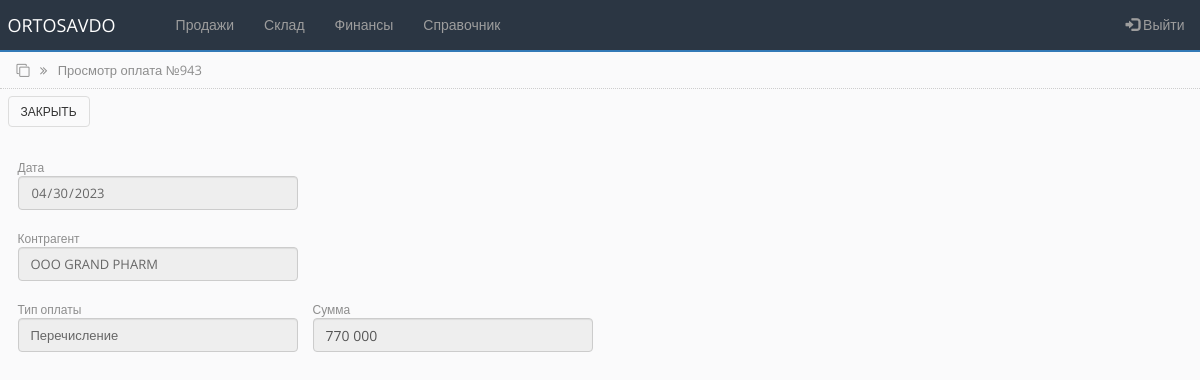
Screenshot of /prepayment_view.php?id=943 (signed in) with the database file from the repository.
### tables this page shows
CREATE TABLE `debts` (
  `id` int(50) NOT NULL,
  `id_counterpartie` int(11) NOT NULL,
  `order_id` int(50) DEFAULT NULL,
  `return_id` int(100) DEFAULT NULL,
  `debt` int(100) NOT NULL DEFAULT '0',
  `main_prepayment` int(11) NOT NULL DEFAULT '0',
  `prepayment` int(250) NOT NULL DEFAULT '0',
  `payment_type` varchar(50) NOT NULL DEFAULT 'Перечисление',
  `order_date` timestamp NOT NULL DEFAULT CURRENT_TIMESTAMP ON UPDATE CURRENT_TIMESTAMP,
  `sts` int(50) DEFAULT '0',
  `del` int(10) NOT NULL DEFAULT '0'
);

CREATE TABLE `counterparties_tbl` (
  `id` int(255) NOT NULL,
  `name` varchar(250) NOT NULL,
  `alternative_name` varchar(250) NOT NULL,
  `inn` varchar(255) NOT NULL,
  `nds` varchar(255) NOT NULL,
  `raschetny_schet` varchar(255) NOT NULL,
  `mfo` varchar(100) NOT NULL,
  `address` varchar(250) NOT NULL,
  `contact` varchar(250) NOT NULL,
  `director` varchar(250) NOT NULL,
  `accountant` varchar(250) NOT NULL,
  `sts` int(10) NOT NULL DEFAULT '1'
);

### bot_lib.php (called while the page is built, shortened)
<?php
function get_contractor($connect, $contractor_id){
	$query = "SELECT * FROM counterparties_tbl WHERE id='$contractor_id'";
	$result = mysqli_query($connect, $query);
	$contractor = mysqli_fetch_assoc($result);
	return $contractor;
}
?>

### prepayment_view.php (the view, shortened to what this page needs)
<?php
include('settings.php');
include('bot_lib.php');
if (isset($_GET['id'])) {
    $id = $_GET['id'];
    $query = "SELECT * FROM debts WHERE id='$id'";
    $rs_result = mysqli_query ($connect, $query);
    $res = mysqli_fetch_assoc($rs_result);
    $date = date('Y-m-d', strtotime($res['order_date']));
}
?>
<!DOCTYPE html>
<html lang="ru">
<head>
    <link rel="stylesheet" href="https://maxcdn.bootstrapcdn.com/bootstrap/3.4.1/css/bootstrap.min.css">
    <link rel="stylesheet" href="https://cdnjs.cloudflare.com/ajax/libs/font-awesome/4.7.0/css/font-awesome.min.css">
    <link rel="stylesheet" href="css/bootstrap-grid.min.css">
    <link rel="stylesheet" href="https://cdnjs.cloudflare.com/ajax/libs/selectize.js/0.15.2/css/selectize.default.min.css" />
    <link rel="stylesheet" href="css/style.css">
</head>
<body>
<?php include 'partSite/nav.php'; ?>
<div class="page_name">
    <div class="container-fluid">
        <i class="fa fa-clone" aria-hidden="true"></i>
        <i class="fa fa-angle-double-right right_cus"></i>
        <span class="right_cus">Просмотр оплата №<?php echo $id; ?></span>
    </div>
</div>
<div class="toolbar">
    <div class="container-fluid">
        <a href="prepayment_list.php"><button type="button" class="btn btn-custom">Закрыть</button></a>
    </div>
</div>
<section class="card_head">
    <div class="container-fluid">
        <form action="" method="POST" class="horizntal-form" id="input_form">
            <div class="row">
                <div class="col-md-3">
                        <span>Дата</span>
                </div>
            </div>
            <div class="row">
            <div class="col-md-3">
                    <input disabled type="date" value="<?php echo $date; ?>" class="form-control" name="prepayment_date" form="input_form">
                </div>
            </div>
            <div class="row mt">
                <div class="col-md-3">
                    <span>Контрагент</span>
                </div>
            </div>
            <div class="row">
                <div class="col-md-3">
                    <input disabled type="text" value='<?php $user = get_contractor($connect, $res["id_counterpartie"]); echo $user["name"]; ?>' class="form-control">
                </div>
            </div>
            <div class="row mt">
                <div class="col-md-3">
                    <span>Тип оплаты</span>
                </div>
                <div class="col-md-3">
                    <span>Сумма</span>
                </div>
            </div>
            <div class="row">
                <div class="col-md-3">
                    <input disabled type="text" value="<?php echo $res['payment_type']?>" class="form-control">
                </div>
            <div class="col-md-3">
                <input disabled required value='<?php echo number_format($res['main_prepayment'], 0, ',', ' '); ?>' class="form-control autonumeric" name="prepayment_sum" form="input_form">
                </div>
            </div>
        </form>
    </div>
</section>
</body>
</html>

### css/style.css (style rules this page uses)
* { box-sizing: border-box; margin: 0; padding: 0; transition: all 0.01s; }
body { background-color: #FAFAFB; font-family: "Open Sans", sans-serif; font-size: 12px; }
input[type="date"] { font-family: "Open Sans", sans-serif; color: #666666; font-size: 13px; }
input[type="text"] { font-family: "Open Sans", sans-serif; color: #666666; font-size: 13px; }
.page_name { width: 100%; height: 37px; padding: 9px; margin-top: -20px; border-bottom: 1px dotted #CDCDCD; color: #8d8d8d; font-size: 13px; }
.right_cus { margin-left: 7px; }
.toolbar { width: 100%; height: 46px; margin: 0; padding: 5px 0; }
.toolbar .btn { text-transform: uppercase; font-size: 12px; }
.card_head { font-size: 12px; color: #8d8d8d; justify-content: space-between; padding: 10px; margin-top: 14px; }
.card_head .row { align-items: center; }
.mt { margin-top: 20px; }
.btn-custom { border: 1px solid #dddddd; background-color: #fafafb; font-size: 11px; margin: 2px 0px; color: #333333; }

### rows the page displays
debts: prepayment_date "04/30/2023", payment_type "Перечисление", prepayment_sum "770 000"
counterparties_tbl: name "OOO GRAND PHARM"

### other values shown
$id "943"
